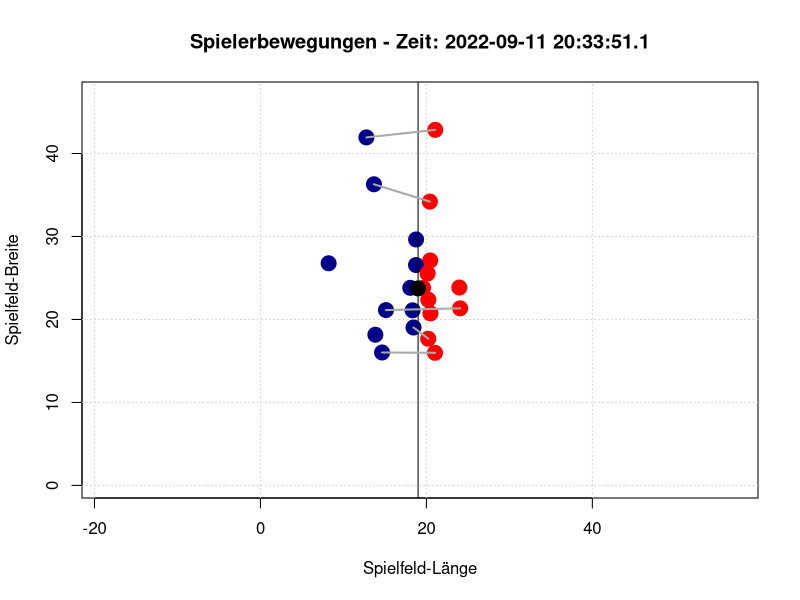
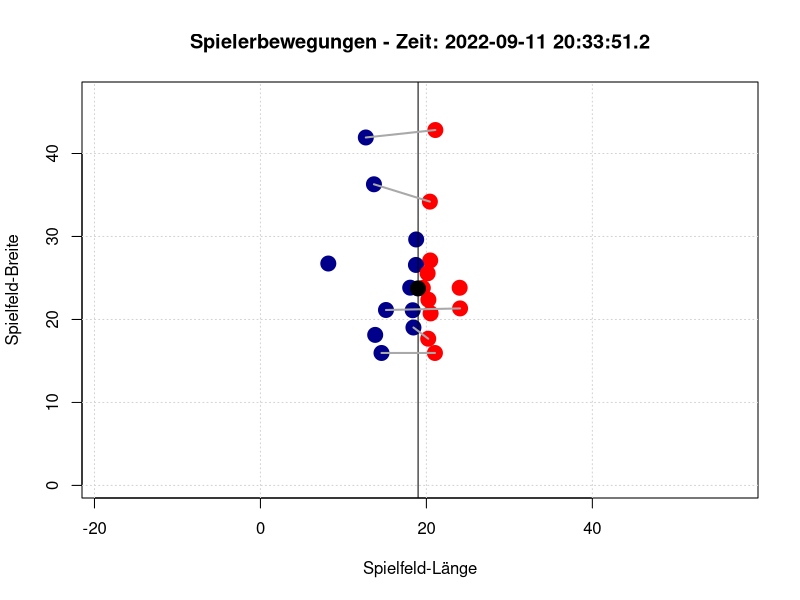
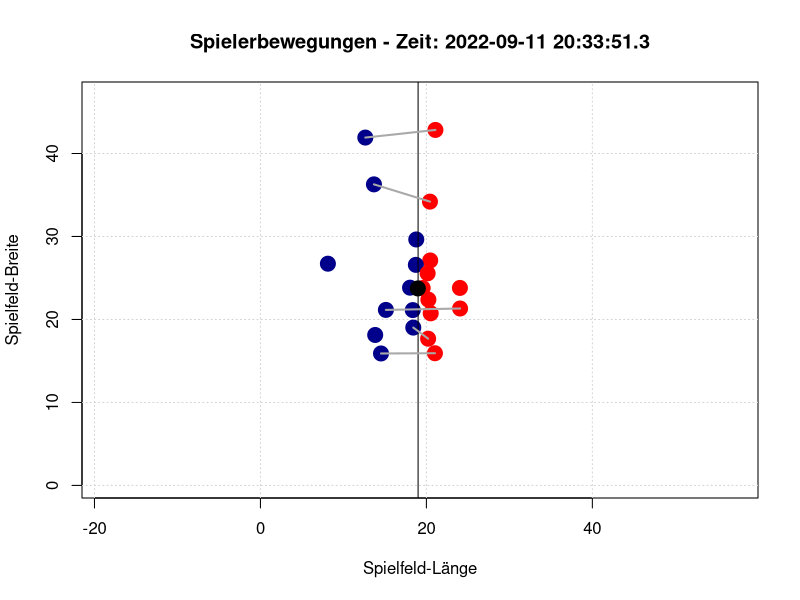
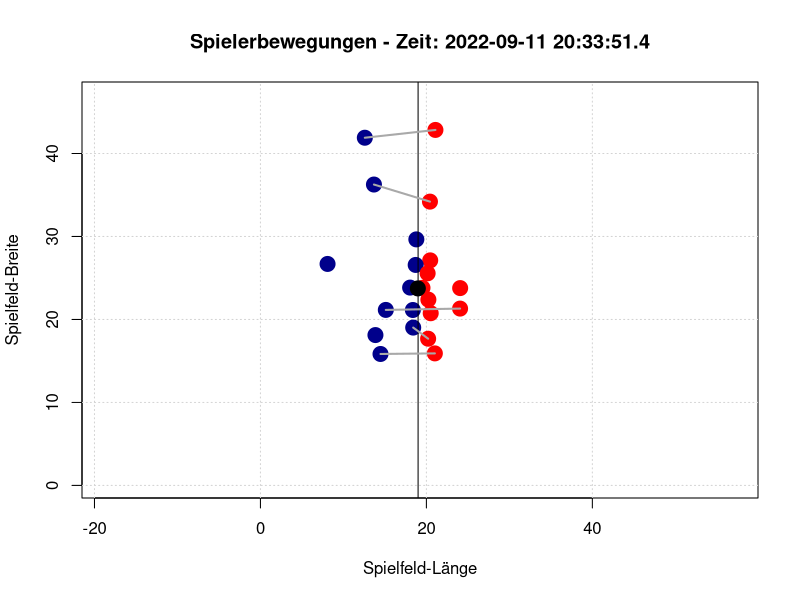
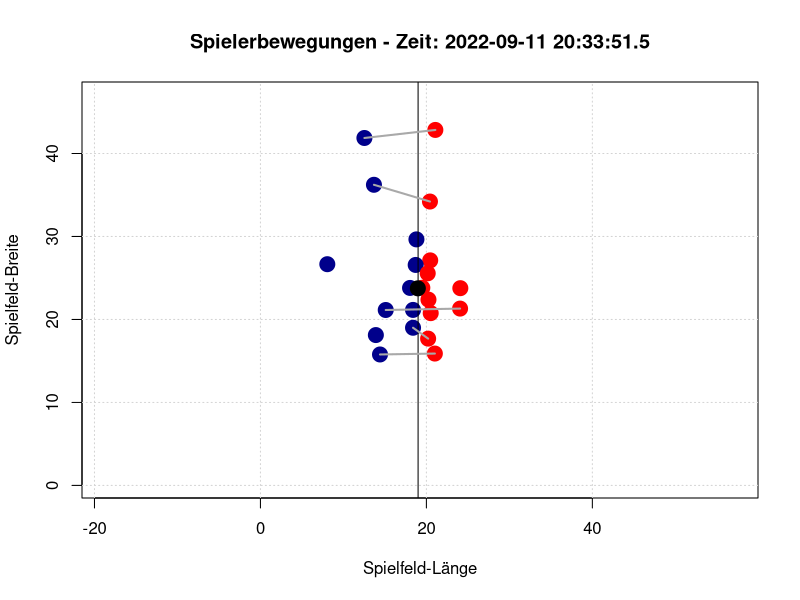
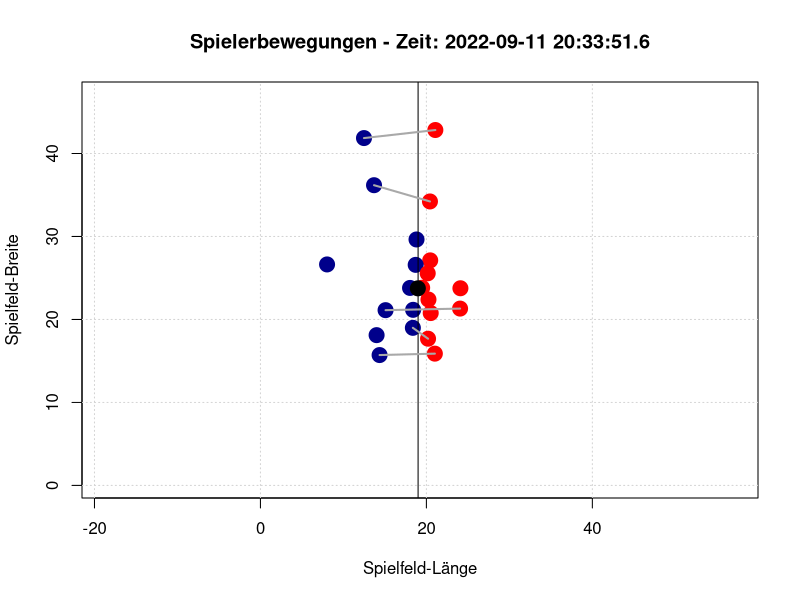
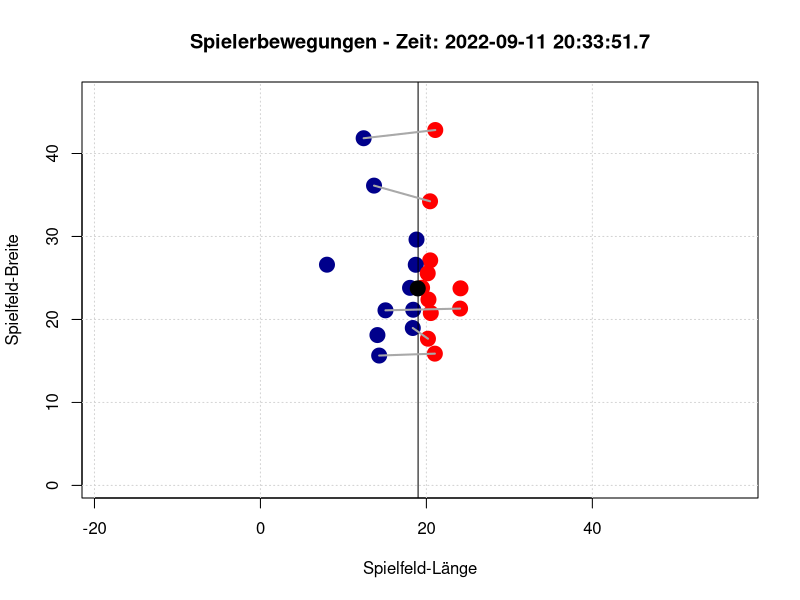
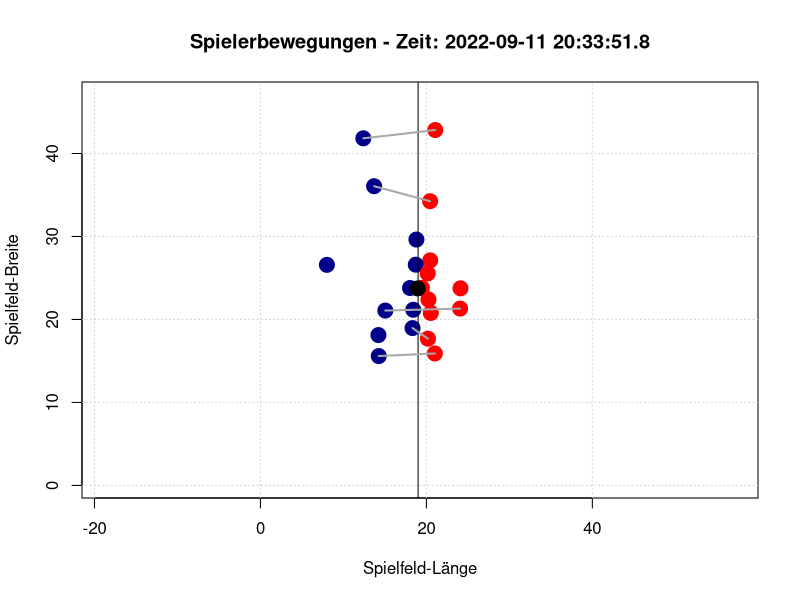

These figures' R source, in order:
library(dplyr)
library(stringr)
tracking_kc_az = read.csv("tracking_kc.csv")
defender_data = read.csv("kc_defender_data.csv")

# Spielfeld-Abmessungen (angepasst an Football)
field_length <- 120
field_width <- 53.3

team_colors = c("blue4", "black", "red")
los = 19
# Animation: Spielerbewegungen
for (t in unique(tracking_kc_az$time)) {
  # Daten für den aktuellen Zeitpunkt filtern
  current_data <- tracking_kc_az[tracking_kc_az$time == t, ]
  
  # Spielfeld zeichnen
  plot(
    NA, 
    xlim = c(min(tracking_kc_az$x)-1, max(tracking_kc_az$x)+1),#c(0, field_length), 
    ylim = c(min(tracking_kc_az$y)-1, max(tracking_kc_az$y)+1),#c(0, field_width),
    xlab = "Spielfeld-Länge", ylab = "Spielfeld-Breite",
    main = paste("Spielerbewegungen - Zeit:", t), asp = 1
  )
  grid() # Raster für das Spielfeld
  
  # Spielerpositionen hinzufügen
  points(current_data$x, current_data$y, pch = 19, 
         col = team_colors[as.factor(current_data$club)], cex = 2)
  abline(v = los)
  #text(current_data$x, current_data$y, labels = current_data$nflId, pos = 3, col = "black")
  
  # Verbindungslinien basierend auf Wahrscheinlichkeiten hinzufügen
  defender_probs <- defender_data[defender_data$time == t, ]#[[t %% length(defender_data) + 1]] # Beispiel: Wahrscheinlichkeiten für diesen Zeitpunkt
  for (i in 1:nrow(defender_probs)) {
    defender <- defender_probs$nflId[i]
    # Maximale Wahrscheinlichkeit für diesen Verteidiger
    max_prob <- which.max(defender_probs[i, 21:25])
    attacker <- as.numeric(str_sub(names(defender_probs)[max_prob + 20], 2, 6))
    
    current_data2 = current_data %>% filter(!is.na(nflId))
    # Koordinaten von Verteidiger und Angreifer finden
    defender_pos <- current_data[which(current_data2$nflId == defender), c("x", "y")]
    attacker_pos <- current_data[which(current_data2$nflId == attacker), c("x", "y")]
    
    # Linie zeichnen, falls beide gefunden wurden
    if (nrow(defender_pos) > 0 && nrow(attacker_pos) > 0) {
      lines(
        x = c(defender_pos$x, attacker_pos$x),
        y = c(defender_pos$y, attacker_pos$y),
        col = "darkgray", lwd = 2
      )
    }
  }
  # Pause für Animation
  Sys.sleep(0.1) # Wartezeit in Sekunden
}
